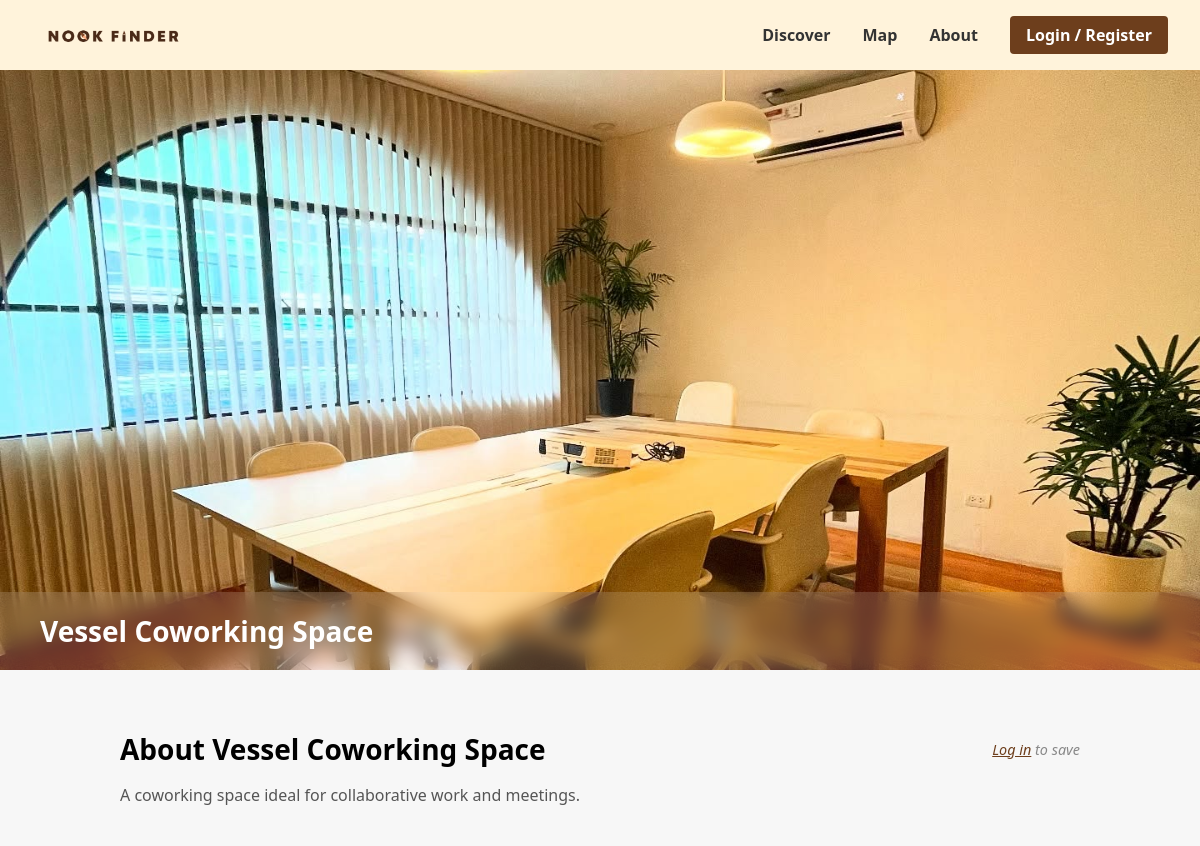
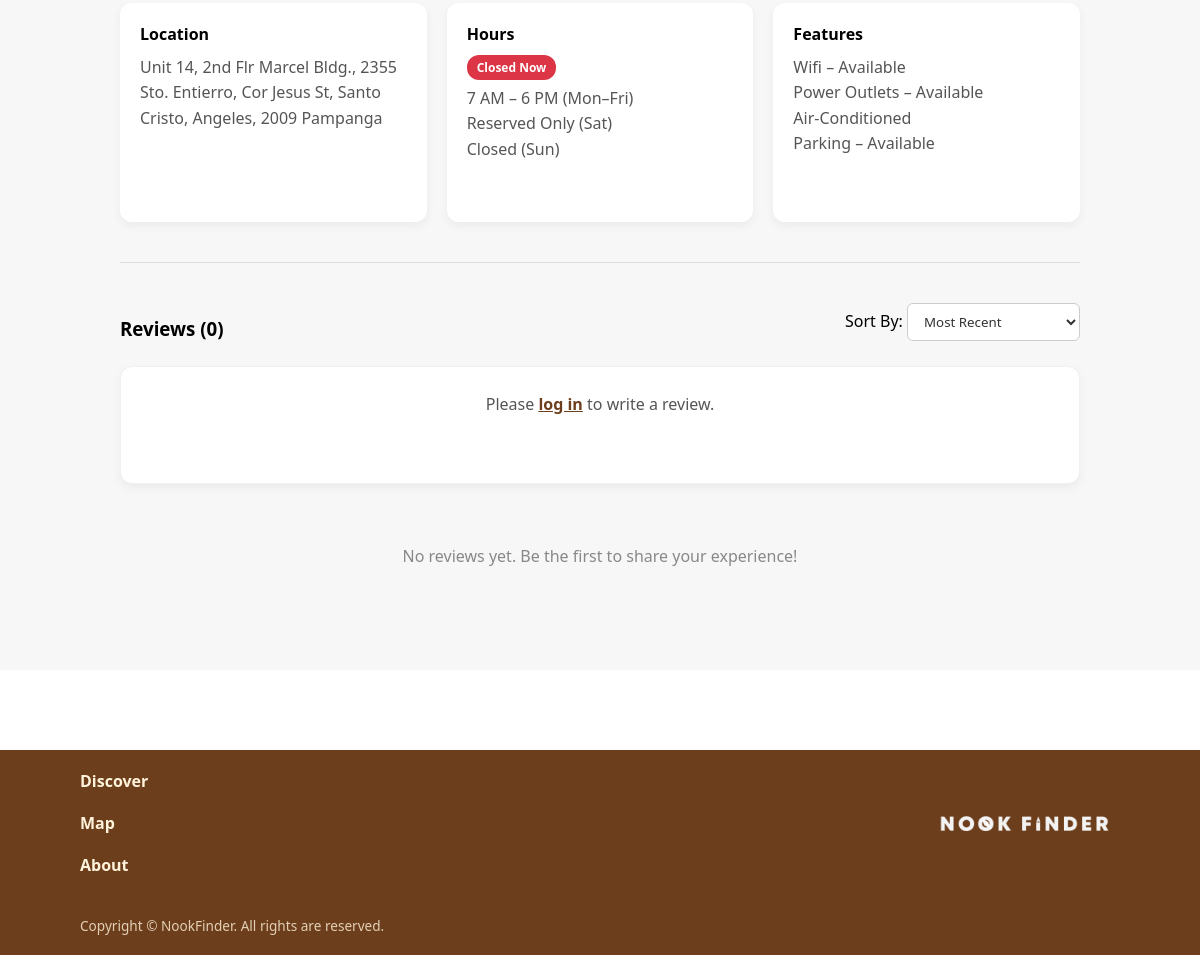
/cafe_window.php?place_id=2&cafe=Vessel+Coworking+Space, run on the app's committed database (2 pictures, top to bottom).
### tables this page shows
CREATE TABLE `places` (
  `id` int(11) NOT NULL AUTO_INCREMENT,
  `name` varchar(100) NOT NULL,
  `location` varchar(150) NOT NULL,
  `distance_km` decimal(4,2) NOT NULL DEFAULT 0.00,
  `description` text DEFAULT NULL,
  `image` varchar(255) DEFAULT NULL,
  `latitude` decimal(10,7) NOT NULL,
  `longitude` decimal(10,7) NOT NULL,
  `wifi` enum('Yes','No') NOT NULL DEFAULT 'No',
  `outlet` enum('Yes','No') NOT NULL DEFAULT 'No',
  `aircon` enum('Yes','No') NOT NULL DEFAULT 'No',
  `parking` enum('Yes','No') NOT NULL DEFAULT 'No',
  `hours_weekday` varchar(50) DEFAULT NULL,
  `hours_weekend` varchar(50) DEFAULT NULL,
  `status` enum('pending','approved','rejected') DEFAULT 'pending',
  `proposed_by` int(11) DEFAULT NULL,
  `reviewed_by` int(11) DEFAULT NULL,
  `reviewed_at` datetime DEFAULT NULL,
  `rejection_reason` varchar(255) DEFAULT NULL,
  `created_at` timestamp NOT NULL DEFAULT current_timestamp(),
  PRIMARY KEY (`id`),
  KEY `fk_places_proposed_by` (`proposed_by`),
  KEY `fk_places_reviewed_by` (`reviewed_by`),
  CONSTRAINT `fk_places_proposed_by`
    FOREIGN KEY (`proposed_by`) REFERENCES `accounts` (`account_id`) ON DELETE SET NULL ON UPDATE CASCADE,
  CONSTRAINT `fk_places_reviewed_by`
    FOREIGN KEY (`reviewed_by`) REFERENCES `accounts` (`account_id`) ON DELETE SET NULL ON UPDATE CASCADE
);

### cafe_window.php (the view, shortened to what this page needs)
<?php
include_once 'config.php';
$current_user_id = (int) ($_SESSION['user_id'] ?? 0);
$place = null;
if (!empty($_GET['place_id']) && intval($_GET['place_id']) > 0) {
    $id   = intval($_GET['place_id']);
    $stmt = $conn->prepare("SELECT * FROM places WHERE id = ?");
    $stmt->bind_param("i", $id);
    $stmt->execute();
    $place = $stmt->get_result()->fetch_assoc();
}
$place_id  = (int) $place['id'];
$fav_ids = [];
$is_favourite = in_array($place_id, $fav_ids);
$stat = $conn->prepare("SELECT AVG(rating) AS avg, COUNT(*) AS cnt FROM reviews WHERE place_id = ?");
$stat->bind_param("i", $place_id);
$stat->execute();
$sr = $stat->get_result()->fetch_assoc();
$total_reviews = (int) $sr['cnt'];
$sort          = $_GET['sort'] ?? 'recent';
$static_hours = [
    'Co.Create'              => '8 AM – 10 PM (Mon–Sat), 10:30 AM – 7:30 PM (Sun)',
    'Cush Lounge'            => '8 AM – 2 AM (Weekdays), 10 AM – 2 AM (Weekends)',
    'Vessel Coworking Space' => '7 AM – 6 PM (Mon–Fri), Reserved Only (Sat), Closed (Sun)',
    'Kuwento Cafe'           => '7 AM – 12 AM (Daily)',
    'oFTr'                   => '8 AM – 8 PM (Daily)',
    'Angeles City Library'   => '9 AM – 5 PM (Daily)',
    'BRUDR'                  => '10 AM – 10 PM (Daily)',
    'Arte Cafe'              => '9 AM – 9 PM (Daily)',
];
$static_locations = [
    'Co.Create'              => 'Unit 101 Mission Plaza Bldg, MacArthur Hwy, Angeles, 2009 Pampanga',
    'Cush Lounge'            => '2F MC Place, Brgy. Santo Cristo, Angeles City',
    'Vessel Coworking Space' => 'Unit 14, 2nd Flr Marcel Bldg., 2355 Sto. Entierro, Cor Jesus St, Santo Cristo, Angeles, 2009 Pampanga',
    'Kuwento Cafe'           => 'Unit 101 Mission Plaza Bldg, MacArthur Hwy, Angeles, 2009 Pampanga',
    'oFTr'                   => '2F, Bart Mall, Santo Rosario St, Angeles, 2009 Pampanga',
    'Angeles City Library'   => 'Santo Entierro St, Angeles City, 2009 Pampanga',
    'BRUDR'                  => 'Miranda Street, Angeles City, Philippines, 2009 Pampanga',
    'Arte Cafe'              => 'Angeles City, Pampanga',
];
$static_descriptions = [
    'Co.Create'              => 'A modern collaborative coworking space designed for productivity and creativity.',
    'Cush Lounge'            => 'A cozy, premium co-working and relaxation spot for students and remote workers in Angeles City (MC Place).',
    'Vessel Coworking Space' => 'A professional coworking environment perfect for startups and remote workers.',
    'Kuwento Cafe'           => 'Cozy workspace vibes — Matcha Bar supporting local farmers and roasters. A warm cafe where stories are shared over great coffee.',
    'oFTr'                   => 'Small and cozy hangout spot. Perfect for a quick break and small group study.',
    'Angeles City Library'   => 'Located in the heart of Angeles City, this library offers a quiet, well-equipped environment with a wealth of study materials.',
    'BRUDR'                  => 'A bistro-style cafe serving good food and coffee with a cozy ambiance perfect for work or study.',
    'Arte Cafe'              => 'An artsy cafe with a relaxed atmosphere for students.',
];
$name = $place['name'];
$description = !empty($place['description'])
    ? $place['description']
    : ($static_descriptions[$name] ?? 'No description available.');
$location = $place['location'];
if (trim($location) === 'Angeles City, Pampanga' && isset($static_locations[$name])) {
    $location = $static_locations[$name];
}
$hoursWD = $place['hours_weekday'] ?? '';
$hoursWE = $place['hours_weekend'] ?? '';
$hours   = !empty($hoursWD)
    ? $hoursWD . (!empty($hoursWE) ? ', ' . $hoursWE : '')
    : ($static_hours[$name] ?? 'Hours not available');
$features = [];
if ($place['wifi']    === 'Yes') $features[] = 'Wifi – Available';
if ($place['outlet']  === 'Yes') $features[] = 'Power Outlets – Available';
if ($place['aircon']  === 'Yes') $features[] = 'Air-Conditioned';
if ($place['parking'] === 'Yes') $features[] = 'Parking – Available';
$info = [
    'Location' => $location,
    'Hours'    => $hours,
    'Features' => implode(', ', $features) ?: 'No amenities listed',
];
function is_open_now(string $name, string $hoursWD): bool {
    $day  = date('D');
    $time = date('H:i');
    $wd   = ['Mon','Tue','Wed','Thu','Fri'];
    switch ($name) {
        case 'Vessel Coworking Space': return in_array($day,$wd) && $time>='07:00' && $time<='18:00';
    }
    return false;
}
$is_open = is_open_now($name, $hoursWD);
$image   = !empty($place['image']) ? $place['image'] : null;
include_once 'header.php';
?>
<div class="cafe-top">
    <?php if ($image): ?>
        <img src="<?= htmlspecialchars($image) ?>" class="cafe-hero" alt="<?= htmlspecialchars($name) ?>" id="heroImg">
    <?php endif; ?>
    <div class="frosted"><h1 id="heroName"><?= htmlspecialchars($name) ?></h1></div>
</div>
<div class="cafe-bottom">
    <div class="info-container">
        <div class="cw-action-bar">
            <h2>About <?= htmlspecialchars($name) ?></h2>
            <div class="cw-action-buttons">
                <?php if ($current_user_id > 0): ?>
                    <button class="btn-fav <?= $is_favourite ? 'unfav' : 'fav' ?>"
                            data-cafe="<?= htmlspecialchars($name) ?>"
                            data-image="<?= htmlspecialchars($image ?? '') ?>"
                            data-action="<?= $is_favourite ? 'remove' : 'add' ?>"
                            onclick="toggleBigFavAJAX(this)">
                        <?= $is_favourite ? '🤎 Remove from Favorites' : '🤍 Add to Favorites' ?>
                    </button>
                <?php else: ?>
                    <span class="cw-login-hint"><em><a href="login.php">Log in</a> to save</em></span>
                <?php endif; ?>
            </div>
        </div>
        <p id="cwDesc"><?= htmlspecialchars($description) ?></p>
        <div class="info-grid">
            <?php foreach ($info as $label => $value): ?>
                <div class="info-box">
                    <h4><?= htmlspecialchars($label) ?></h4>
                    <?php if ($label === 'Hours'): ?>
                        <div class="status-badge <?= $is_open ? 'open' : 'closed' ?>">
                            <?= $is_open ? 'Open Now' : 'Closed Now' ?>
                        </div>
                    <?php endif; ?>
                    <p><?php
                        if (in_array($label, ['Hours','Features'])) {
                            echo nl2br(str_replace(',', '<br>', htmlspecialchars($value)));
                        } else {
                            echo htmlspecialchars($value);
                        }
                    ?></p>
                </div>
            <?php endforeach; ?>
        </div>
        <hr class="reviews-divider">
        <div class="reviews-section">
            <div class="reviews-header-bar">
                <div>
                    <h3>Reviews (<?= $total_reviews ?>)</h3>
                </div>
                <div class="reviews-controls">
                    <label for="sort">Sort By:</label>
                    <select id="sort" class="sort-select" onchange="fetchSortedReviews()">
                        <option value="recent"  <?= $sort==='recent'  ? 'selected':'' ?>>Most Recent</option>
                    </select>
                </div>
            </div>
            <?php if ($current_user_id > 0): ?>
                <div class="add-review-box">
                    <h4>Write a Review</h4>
                    <form method="POST">
                        <div class="rating-input">
                            <label>Rating:</label>
                            <select name="rating" required class="sort-select">
                                <option value="5">★★★★★ (5/5) – Excellent</option>
                                <option value="4">★★★★☆ (4/5) – Very Good</option>
                                <option value="3">★★★☆☆ (3/5) – Average</option>
                                <option value="2">★★☆☆☆ (2/5) – Poor</option>
                                <option value="1">★☆☆☆☆ (1/5) – Terrible</option>
                            </select>
                        </div>
                        <textarea name="review_text" rows="3" placeholder="Share your experience here…" required class="review-textarea"></textarea>
                        <div class="reply-pref-row">
                            <input type="checkbox" name="allow_replies" id="allow_replies" value="1" checked>
                            <label for="allow_replies">Allow others to reply to my review</label>
                        </div>
                        <button type="submit" name="submit_review" class="submit-btn">Post Review</button>
                    </form>
                </div>
            <?php else: ?>
                <div class="add-review-box add-review-box--guest">
                    <p>Please <a href="login.php">log in</a> to write a review.</p>
                </div>
            <?php endif; ?>
            <div class="reviews-list" id="reviews-container">
                <?php include 'fetch_reviews.php'; ?>
            </div>
        </div>
    </div>
</div>
<?php include 'footer.php'; ?>

### style.css (style rules this page uses)
* { margin: 0; padding: 0; box-sizing: border-box; font-family: 'Segoe UI', sans-serif; }
.cafe-top { position: relative; width: 100%; height: 600px; overflow: hidden; }
.cafe-hero { width: 100%; height: 100%; object-fit: cover; object-position: center; }
.frosted { position: absolute; bottom: 0; left: 0; width: 100%; padding: 20px 40px; background: rgba(255, 255, 255, 0.15); backdrop-filter: blur(10px); display: flex; align-items: center; }
.frosted h1 { margin: 0; color: white; font-size: 28px; }
.cafe-bottom { padding: 60px 10%; background: #f7f7f7; }
.info-container { max-width: 1000px; margin: auto; }
.info-container h2 { margin-bottom: 15px; font-size: 28px; }
.info-container p { margin-bottom: 40px; line-height: 1.6; color: #555; }
.info-grid { display: flex; gap: 20px; flex-wrap: wrap; }
.info-box { flex: 1; min-width: 250px; background: white; padding: 20px; border-radius: 12px; box-shadow: 0 4px 10px rgba(0,0,0,0.05); }
.info-box h4 { margin-bottom: 10px; }
.status-badge { display: inline-block; padding: 4px 10px; border-radius: 12px; font-size: 12px; font-weight: bold; margin-bottom: 6px; }
.closed { background-color: #dc3545; color: white; }
.reviews-divider { border: 0; height: 1px; background: #e0e0e0; margin: 40px 0; }
.reviews-section { width: 100%; margin-top: 20px; }
.reviews-header-bar { display: flex; justify-content: space-between; align-items: flex-end; margin-bottom: 25px; flex-wrap: wrap; gap: 15px; }
.sort-select { padding: 8px 12px; border: 1px solid #ccc; border-radius: 6px; outline: none; font-family: inherit; color: #333; background-color: white; }
.add-review-box { background: white; padding: 25px; border-radius: 12px; box-shadow: 0 4px 10px rgba(0,0,0,0.05); margin-bottom: 30px; border: 1px solid #f0f0f0; }
.reviews-list { display: flex; flex-direction: column; gap: 20px; }

### cafe_window.php (style rules this page uses)
.cw-action-bar { display:flex; justify-content:space-between; align-items:center; margin-bottom:15px; flex-wrap:wrap; gap:15px; }
.cw-action-bar h2 { margin:0; }
.cw-action-buttons { display:flex; gap:10px; align-items:center; flex-wrap:wrap; }
.cw-login-hint { font-size:0.9rem; color:#888; }
.cw-login-hint a { color:#6D3E1C; }
.add-review-box--guest { text-align:center; }
.add-review-box--guest a { color:#6D3E1C; font-weight:bold; text-decoration:underline; }

### data on the page
places: image (picture), name "Vessel Coworking Space", description "A coworking space ideal for collaborative work and meetings.", name "Unit 14, 2nd Flr Marcel Bldg., 2355 Sto. Entierro, Cor Jesus St, Santo Cristo, Angeles, 2009 Pampanga", name "7 AM – 6 PM (Mon–Fri) Reserved Only (Sat) Closed (Sun)", name "Wifi – Available Power Outlets – Available Air-Conditioned Parking – Available"

### other printed values
$label "Location"
$label "Hours"
$label "Features"
$total_reviews "0"
